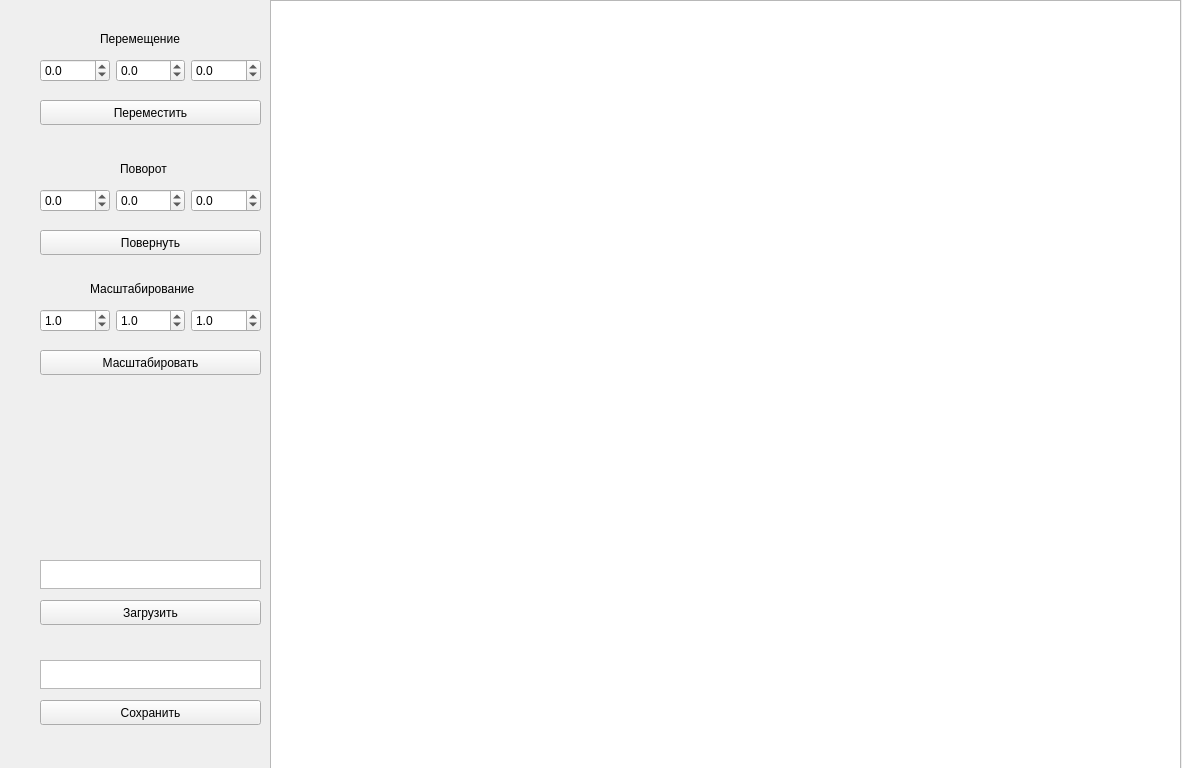
<?xml version="1.0" encoding="UTF-8"?>
<ui version="4.0">
 <class>MainWindow</class>
 <widget class="QMainWindow" name="MainWindow">
  <property name="geometry">
   <rect>
    <x>0</x>
    <y>0</y>
    <width>1182</width>
    <height>768</height>
   </rect>
  </property>
  <property name="windowTitle">
   <string>MainWindow</string>
  </property>
  <property name="tabShape">
   <enum>QTabWidget::Rounded</enum>
  </property>
  <widget class="QWidget" name="centralwidget">
   <widget class="QLabel" name="label">
    <property name="geometry">
     <rect>
      <x>100</x>
      <y>30</y>
      <width>111</width>
      <height>17</height>
     </rect>
    </property>
    <property name="text">
     <string>Перемещение</string>
    </property>
   </widget>
   <widget class="QLabel" name="label_2">
    <property name="geometry">
     <rect>
      <x>120</x>
      <y>160</y>
      <width>111</width>
      <height>17</height>
     </rect>
    </property>
    <property name="text">
     <string>Поворот</string>
    </property>
   </widget>
   <widget class="QTextEdit" name="saveEdit">
    <property name="geometry">
     <rect>
      <x>40</x>
      <y>660</y>
      <width>221</width>
      <height>29</height>
     </rect>
    </property>
    <property name="html">
     <string>&lt;!DOCTYPE HTML PUBLIC &quot;-//W3C//DTD HTML 4.0//EN&quot; &quot;http://www.w3.org/TR/REC-html40/strict.dtd&quot;&gt;
&lt;html&gt;&lt;head&gt;&lt;meta name=&quot;qrichtext&quot; content=&quot;1&quot; /&gt;&lt;style type=&quot;text/css&quot;&gt;
p, li { white-space: pre-wrap; }
&lt;/style&gt;&lt;/head&gt;&lt;body style=&quot; font-family:'.SF NS Text'; font-size:13pt; font-weight:400; font-style:normal;&quot;&gt;
&lt;p style=&quot;-qt-paragraph-type:empty; margin-top:0px; margin-bottom:0px; margin-left:0px; margin-right:0px; -qt-block-indent:0; text-indent:0px; font-family:'Ubuntu'; font-size:11pt;&quot;&gt;&lt;br /&gt;&lt;/p&gt;&lt;/body&gt;&lt;/html&gt;</string>
    </property>
   </widget>
   <widget class="QTextEdit" name="loadEdit">
    <property name="geometry">
     <rect>
      <x>40</x>
      <y>560</y>
      <width>221</width>
      <height>29</height>
     </rect>
    </property>
    <property name="html">
     <string>&lt;!DOCTYPE HTML PUBLIC &quot;-//W3C//DTD HTML 4.0//EN&quot; &quot;http://www.w3.org/TR/REC-html40/strict.dtd&quot;&gt;
&lt;html&gt;&lt;head&gt;&lt;meta name=&quot;qrichtext&quot; content=&quot;1&quot; /&gt;&lt;style type=&quot;text/css&quot;&gt;
p, li { white-space: pre-wrap; }
&lt;/style&gt;&lt;/head&gt;&lt;body style=&quot; font-family:'.SF NS Text'; font-size:13pt; font-weight:400; font-style:normal;&quot;&gt;
&lt;p style=&quot;-qt-paragraph-type:empty; margin-top:0px; margin-bottom:0px; margin-left:0px; margin-right:0px; -qt-block-indent:0; text-indent:0px; font-family:'Ubuntu'; font-size:11pt;&quot;&gt;&lt;br /&gt;&lt;/p&gt;&lt;/body&gt;&lt;/html&gt;</string>
    </property>
   </widget>
   <widget class="QWidget" name="horizontalLayoutWidget_3">
    <property name="geometry">
     <rect>
      <x>40</x>
      <y>300</y>
      <width>221</width>
      <height>41</height>
     </rect>
    </property>
    <layout class="QHBoxLayout" name="horizontalLayout_4" stretch="0,0,0">
     <property name="sizeConstraint">
      <enum>QLayout::SetDefaultConstraint</enum>
     </property>
     <property name="leftMargin">
      <number>0</number>
     </property>
     <item>
      <widget class="QDoubleSpinBox" name="scale_x_box">
       <property name="decimals">
        <number>1</number>
       </property>
       <property name="minimum">
        <double>-100.000000000000000</double>
       </property>
       <property name="value">
        <double>1.000000000000000</double>
       </property>
      </widget>
     </item>
     <item>
      <widget class="QDoubleSpinBox" name="scale_y_box">
       <property name="decimals">
        <number>1</number>
       </property>
       <property name="minimum">
        <double>-100.000000000000000</double>
       </property>
       <property name="value">
        <double>1.000000000000000</double>
       </property>
      </widget>
     </item>
     <item>
      <widget class="QDoubleSpinBox" name="scale_z_box">
       <property name="decimals">
        <number>1</number>
       </property>
       <property name="minimum">
        <double>-100.000000000000000</double>
       </property>
       <property name="value">
        <double>1.000000000000000</double>
       </property>
      </widget>
     </item>
    </layout>
   </widget>
   <widget class="QLabel" name="label_3">
    <property name="geometry">
     <rect>
      <x>90</x>
      <y>280</y>
      <width>171</width>
      <height>17</height>
     </rect>
    </property>
    <property name="text">
     <string>Масштабирование</string>
    </property>
   </widget>
   <widget class="QPushButton" name="rotateButton">
    <property name="geometry">
     <rect>
      <x>40</x>
      <y>230</y>
      <width>221</width>
      <height>25</height>
     </rect>
    </property>
    <property name="cursor">
     <cursorShape>PointingHandCursor</cursorShape>
    </property>
    <property name="text">
     <string>Повернуть</string>
    </property>
   </widget>
   <widget class="QPushButton" name="scaleButton">
    <property name="geometry">
     <rect>
      <x>40</x>
      <y>350</y>
      <width>221</width>
      <height>25</height>
     </rect>
    </property>
    <property name="cursor">
     <cursorShape>PointingHandCursor</cursorShape>
    </property>
    <property name="text">
     <string>Масштабировать</string>
    </property>
   </widget>
   <widget class="QPushButton" name="moveButton">
    <property name="geometry">
     <rect>
      <x>40</x>
      <y>100</y>
      <width>221</width>
      <height>25</height>
     </rect>
    </property>
    <property name="cursor">
     <cursorShape>PointingHandCursor</cursorShape>
    </property>
    <property name="text">
     <string>Переместить</string>
    </property>
   </widget>
   <widget class="QPushButton" name="loadModelButton">
    <property name="geometry">
     <rect>
      <x>40</x>
      <y>600</y>
      <width>221</width>
      <height>25</height>
     </rect>
    </property>
    <property name="cursor">
     <cursorShape>PointingHandCursor</cursorShape>
    </property>
    <property name="mouseTracking">
     <bool>false</bool>
    </property>
    <property name="text">
     <string>Загрузить</string>
    </property>
   </widget>
   <widget class="QPushButton" name="saveModelButton">
    <property name="geometry">
     <rect>
      <x>40</x>
      <y>700</y>
      <width>221</width>
      <height>25</height>
     </rect>
    </property>
    <property name="cursor">
     <cursorShape>PointingHandCursor</cursorShape>
    </property>
    <property name="text">
     <string>Сохранить</string>
    </property>
   </widget>
   <widget class="QGraphicsView" name="graphicsView">
    <property name="geometry">
     <rect>
      <x>270</x>
      <y>0</y>
      <width>911</width>
      <height>771</height>
     </rect>
    </property>
    <property name="sizePolicy">
     <sizepolicy hsizetype="Expanding" vsizetype="Expanding">
      <horstretch>5</horstretch>
      <verstretch>5</verstretch>
     </sizepolicy>
    </property>
    <property name="maximumSize">
     <size>
      <width>1000</width>
      <height>1000</height>
     </size>
    </property>
    <property name="sizeIncrement">
     <size>
      <width>0</width>
      <height>0</height>
     </size>
    </property>
    <property name="cursor" stdset="0">
     <cursorShape>CrossCursor</cursorShape>
    </property>
   </widget>
   <widget class="QWidget" name="horizontalLayoutWidget_4">
    <property name="geometry">
     <rect>
      <x>40</x>
      <y>180</y>
      <width>221</width>
      <height>41</height>
     </rect>
    </property>
    <layout class="QHBoxLayout" name="horizontalLayout_7" stretch="0,0,0">
     <property name="sizeConstraint">
      <enum>QLayout::SetDefaultConstraint</enum>
     </property>
     <property name="leftMargin">
      <number>0</number>
     </property>
     <item>
      <widget class="QDoubleSpinBox" name="rotate_x_box">
       <property name="decimals">
        <number>1</number>
       </property>
       <property name="minimum">
        <double>-100.000000000000000</double>
       </property>
       <property name="maximum">
        <double>360.000000000000000</double>
       </property>
      </widget>
     </item>
     <item>
      <widget class="QDoubleSpinBox" name="rotate_y_box">
       <property name="decimals">
        <number>1</number>
       </property>
       <property name="minimum">
        <double>-100.000000000000000</double>
       </property>
       <property name="maximum">
        <double>360.000000000000000</double>
       </property>
      </widget>
     </item>
     <item>
      <widget class="QDoubleSpinBox" name="rotate_z_box">
       <property name="decimals">
        <number>1</number>
       </property>
       <property name="minimum">
        <double>-100.000000000000000</double>
       </property>
       <property name="maximum">
        <double>360.000000000000000</double>
       </property>
      </widget>
     </item>
    </layout>
   </widget>
   <widget class="QWidget" name="horizontalLayoutWidget_5">
    <property name="geometry">
     <rect>
      <x>40</x>
      <y>50</y>
      <width>221</width>
      <height>41</height>
     </rect>
    </property>
    <layout class="QHBoxLayout" name="horizontalLayout_8" stretch="0,0,0">
     <property name="sizeConstraint">
      <enum>QLayout::SetDefaultConstraint</enum>
     </property>
     <property name="leftMargin">
      <number>0</number>
     </property>
     <item>
      <widget class="QDoubleSpinBox" name="move_x_box">
       <property name="decimals">
        <number>1</number>
       </property>
       <property name="minimum">
        <double>-100.000000000000000</double>
       </property>
      </widget>
     </item>
     <item>
      <widget class="QDoubleSpinBox" name="move_y_box">
       <property name="decimals">
        <number>1</number>
       </property>
       <property name="minimum">
        <double>-100.000000000000000</double>
       </property>
      </widget>
     </item>
     <item>
      <widget class="QDoubleSpinBox" name="move_z_box">
       <property name="decimals">
        <number>1</number>
       </property>
       <property name="minimum">
        <double>-100.000000000000000</double>
       </property>
      </widget>
     </item>
    </layout>
   </widget>
  </widget>
 </widget>
 <resources/>
 <connections/>
</ui>
